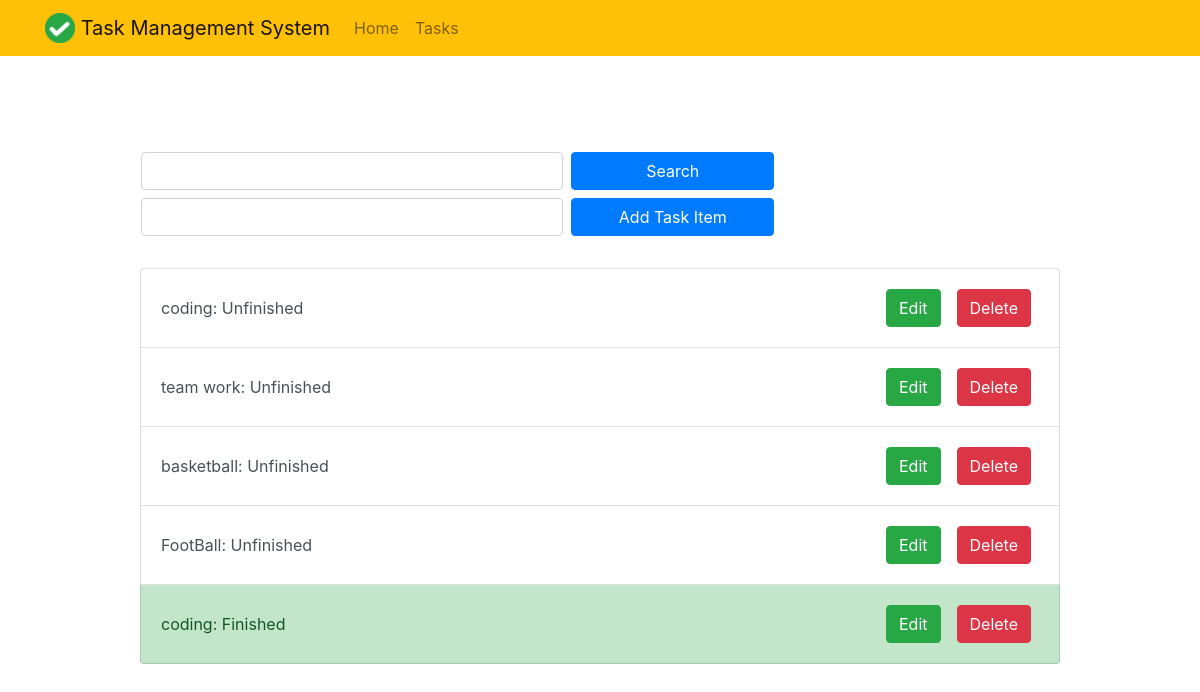
/taskmanagement/, run on an earlier commit of the app's database.
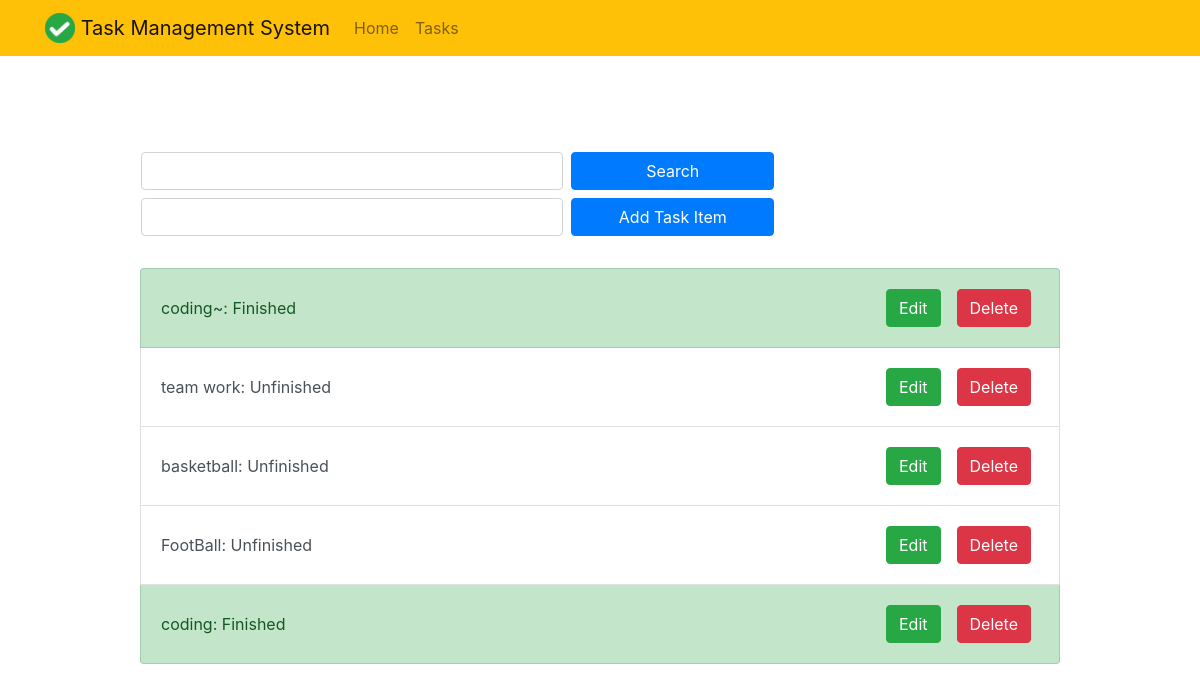
And on a later commit of the database.
### taskmanagementapp/models.py (models this page shows, shortened)
class TaskManagementItem(models.Model):
    class TaskStatus(models.TextChoices):
        UNFINISHED = 'Unfinished'
        FINISHED = 'Finished'
        INPROGRESS = 'In Progress'
        ATRIST = 'At Rist'
        PLANNED = 'Planned'
        OVERDUE = 'Overdue'
    content = models.CharField(max_length=128)
    status = models.CharField(
        max_length = 128,
        choices = TaskStatus.choices,
        default = TaskStatus.UNFINISHED,
    )
    created_at = models.DateTimeField(auto_now_add = True)
    def get_content(self):
        return self.content
    def get_status(self):
        return self.status

### taskmanagementapp/views.py (the view)
# urls.py: path("taskmanagement/", taskmanagementView, name="taskmanagement"),
def taskmanagementView(request):
    items = TaskManagementItem.objects.all()
    return render(request, "taskmanagement.html", {"all_items": items})

### templates/taskmanagement.html (shortened to what this page needs)
{% extends "base.html" %}
{% block content %}
<br>
<br>
<div class="row justify-content-center mt-5">
    <div class="col-md-10">
        <div class="row">
            <div class="col-md-8 ml-3">
                <form action="/searchTaskItem/" method="POST" class="form-group row mb-2">
                    <input type="text" name="query" class="form-control col-sm-8">
                    <input type="submit" value="Search" class="btn btn-primary col ml-2">
                </form>
                <form action="/addTaskItem/" method="POST" class="form-group row mb-2">
                    <input type="text" name="content" class="form-control col-sm-8">
                    <input type="submit" value="Add Task Item" class="btn btn-primary col ml-2">
                </form>
            </div>
        </div>
        <br>
        <div class="list-group">
            {% for i in all_items %}
            <div
                class="d-flex list-group-item list-group-item-action align-items-center justify-content-between {% if i.get_status == 'Finished' %} list-group-item-success{% endif %}">
                <div mr-auto p-2>
                    {{i.get_content}}: {{i.get_status}}
                </div>
                <div class="d-flex">
                    <form action="/editTaskItem/{{i.id}}" method="POST" class="p-2">
                        <input type="submit" value="Edit" class="btn btn-success">
                    </form>
                    <form action="/deleteTaskItem/{{i.id}}" method="POST" class="p-2">
                        <input type="submit" value="Delete" class="btn btn-danger">
                    </form>
                </div>
            </div>
            {% endfor %}
        </div>
    </div>
</div>
{% endblock %}

### templates/base.html (shortened to what this page needs)
{% load static %}
<!doctype html>
<html lang="en">
<head>
  <link rel="stylesheet" href="https://stackpath.bootstrapcdn.com/bootstrap/4.4.1/css/bootstrap.min.css"
>
</head>
<body>
  <nav class="navbar navbar-expand-md navbar-light bg-warning">
    <div class="container">
      <a class="navbar-brand" href="{% url 'home' %}">
        <img src="{% static 'task/logo.png' %}" width="30" height="30" class="d-inline-block align-top">
        <span>Task Management System</span>
      </a>
      <div class="collapse navbar-collapse" id="navbarNav">
        <ul class="navbar-nav mr-auto">
          <li class="nav-item {{ current }}">
            <a class="nav-link" href="{% url 'home' %}">Home</a>
          </li>
          <li class="nav-item {{ current }}">
            <a class="nav-link" href="{% url 'taskmanagement' %}">Tasks</a>
          </li>
        </ul>
      </div>
    </div>
  </nav>
  <div class="container">
    {% block content %}{% endblock %}
  </div>
</body>
</html>

What changed in the data, as far as the page shows it:
changed TaskManagementItem: status "Unfinished" → "Finished" (drawn); get_content "coding" → "coding~"; get_status "Unfinished" → "Finished"
